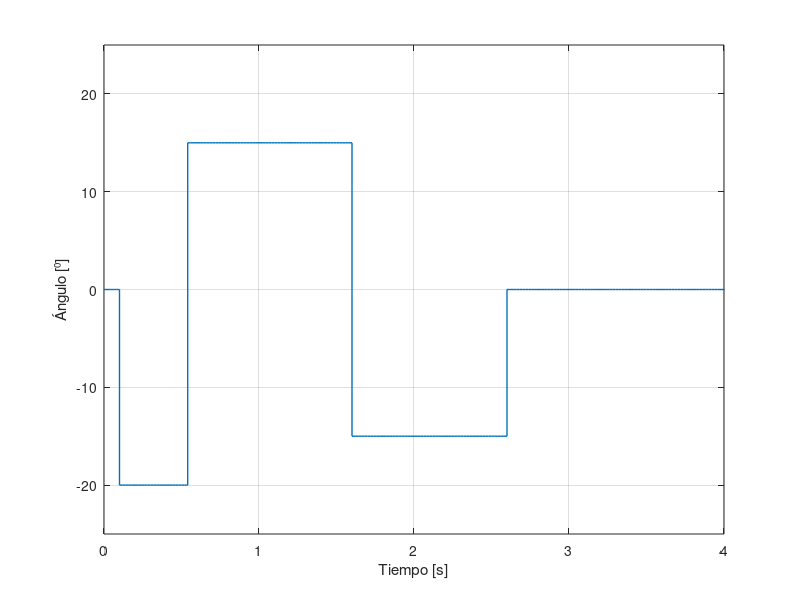
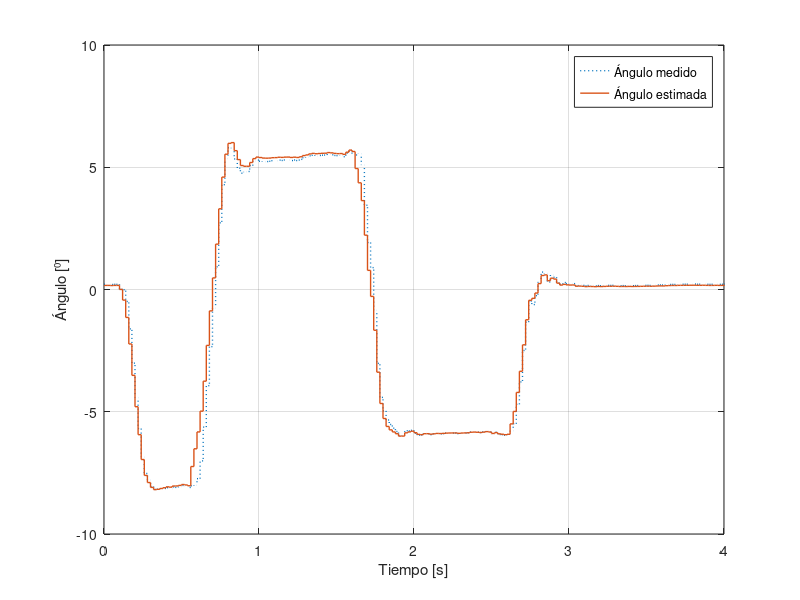
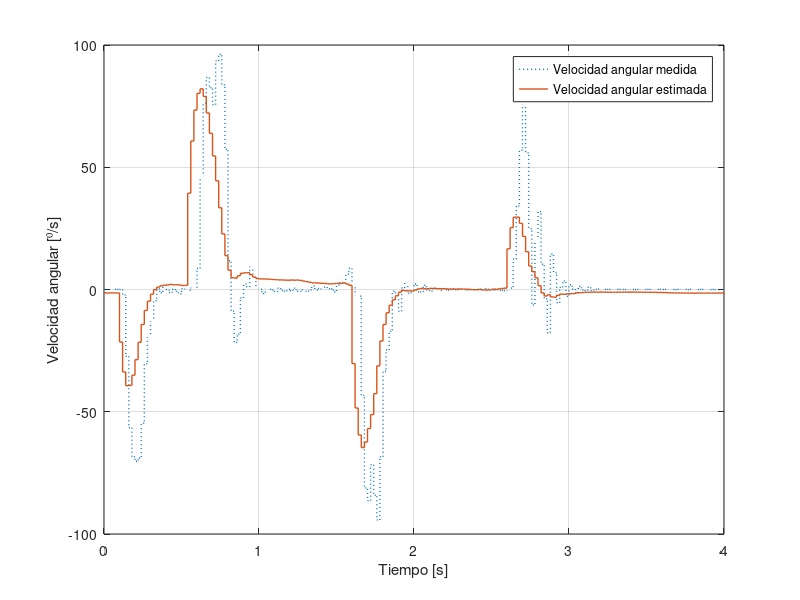
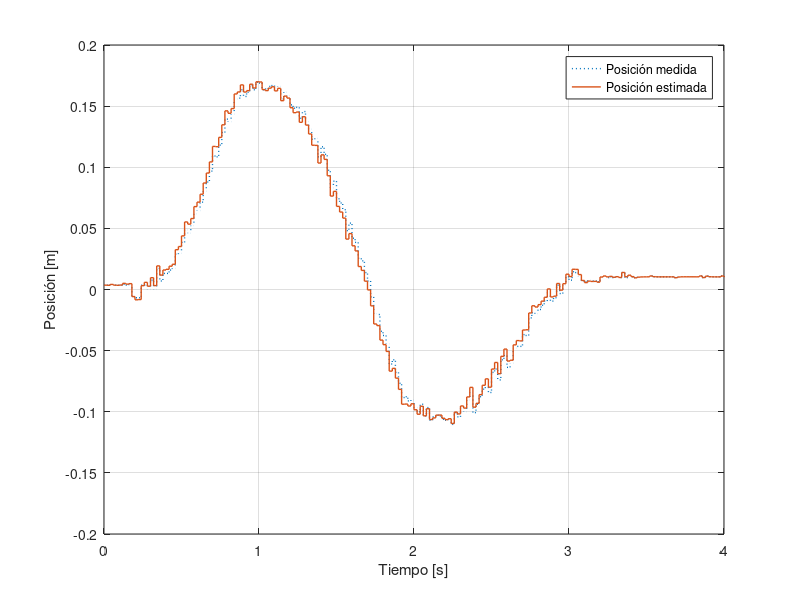

MATLAB code to generate these figures, in order:
close all; clear all; clc

##data = dlmread('output20251110-133123.csv');
data = dlmread('output20251110-140753.csv');

u = data(:, 1);
x = data(:, 2);
x_hat = data(:, 3);
v = data(:, 4);
v_hat = data(:, 5);
theta = data(:, 6);
theta_hat = data(:, 7);
omega = data(:, 8);
omega_hat = data(:, 9);

Ts = 1/50;

n = numel(u)
t = (0:n-1) * Ts;

t_max = 4

figure;
stairs(t, u, 'linewidth', 1);
xlabel('Tiempo [s]');
ylabel('Ángulo [⁰]');
xlim([0 t_max]);
ylim([-25 25])
grid;
print -depsc ../informe/img/obs-input.eps

figure;
stairs(t, theta, ':', 'linewidth', 1); hold on;
stairs(t, theta_hat, 'linewidth', 1);
xlabel('Tiempo [s]');
ylabel('Ángulo [⁰]');
legend('Ángulo medido', 'Ángulo estimada');
xlim([0 t_max]);
grid;
print -depsc ../informe/img/obs-theta.eps


figure;
stairs(t, omega, ':', 'linewidth', 1); hold on;
stairs(t, omega_hat, 'linewidth', 1);
xlabel('Tiempo [s]');
ylabel('Velocidad angular [⁰/s]');
legend('Velocidad angular medida', 'Velocidad angular estimada');
xlim([0 t_max]);
grid;
print -depsc ../informe/img/obs-omega.eps

figure;
stairs(t, x, ':', 'linewidth', 1); hold on;
stairs(t, x_hat, 'linewidth', 1);
xlabel('Tiempo [s]');
ylabel('Posición [m]');
legend('Posición medida', 'Posición estimada');
xlim([0 t_max]);
grid;
print -depsc ../informe/img/obs-pos.eps

figure;
stairs(t, v, ':', 'linewidth', 1); hold on;
stairs(t, v_hat, 'linewidth', 1);
xlabel('Tiempo [s]');
ylabel('Velocidad [m/s]');
legend('Velocidad medida', 'Velocidad estimada');
xlim([0 t_max]);
ylim([-1.5 1.5]);
grid;
print -depsc ../informe/img/obs-vel.eps


